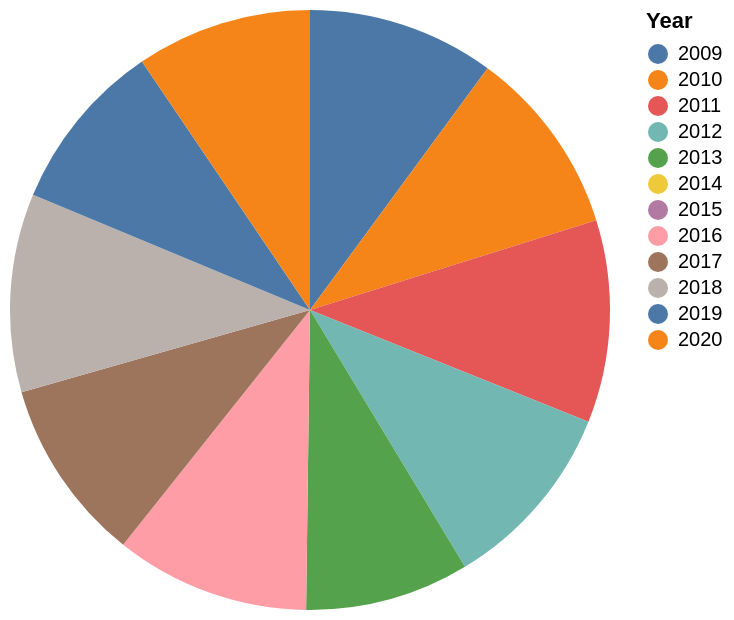

Here is the Vega-Lite specification saved for this chart:
### Vega-Lite specification from a JSON file in a GitHub repository (floating-point values rounded to 4 significant figures)
{"$schema": "https://vega.github.io/schema/vega-lite/v5.json", "description": "Pie chart auto-generated from CSV", "data": {"values": [{"Year": "2009", "Rep/Lean Rep": "49", "Dem/Lean Dem": "60"}, {"Year": "2010", "Rep/Lean Rep": "49", "Dem/Lean Dem": "60"}, {"Year": "2011", "Rep/Lean Rep": "53", "Dem/Lean Dem": "0"}, {"Year": "2012", "Rep/Lean Rep": "50", "Dem/Lean Dem": "58"}, {"Year": "2013", "Rep/Lean Rep": "43", "Dem/Lean Dem": "58"}, {"Year": "2014", "Rep/Lean Rep": "0", "Dem/Lean Dem": "56"}, {"Year": "2015", "Rep/Lean Rep": "0", "Dem/Lean Dem": "0"}, {"Year": "2016", "Rep/Lean Rep": "51", "Dem/Lean Dem": "0"}, {"Year": "2017", "Rep/Lean Rep": "48", "Dem/Lean Dem": "74"}, {"Year": "2018", "Rep/Lean Rep": "52", "Dem/Lean Dem": "76"}, {"Year": "2019", "Rep/Lean Rep": "45", "Dem/Lean Dem": "61"}, {"Year": "2020", "Rep/Lean Rep": "46", "Dem/Lean Dem": "65"}]}, "mark": "arc", "encoding": {"theta": {"field": "Rep/Lean Rep", "type": "quantitative"}, "color": {"field": "Year", "type": "nominal"}}}
